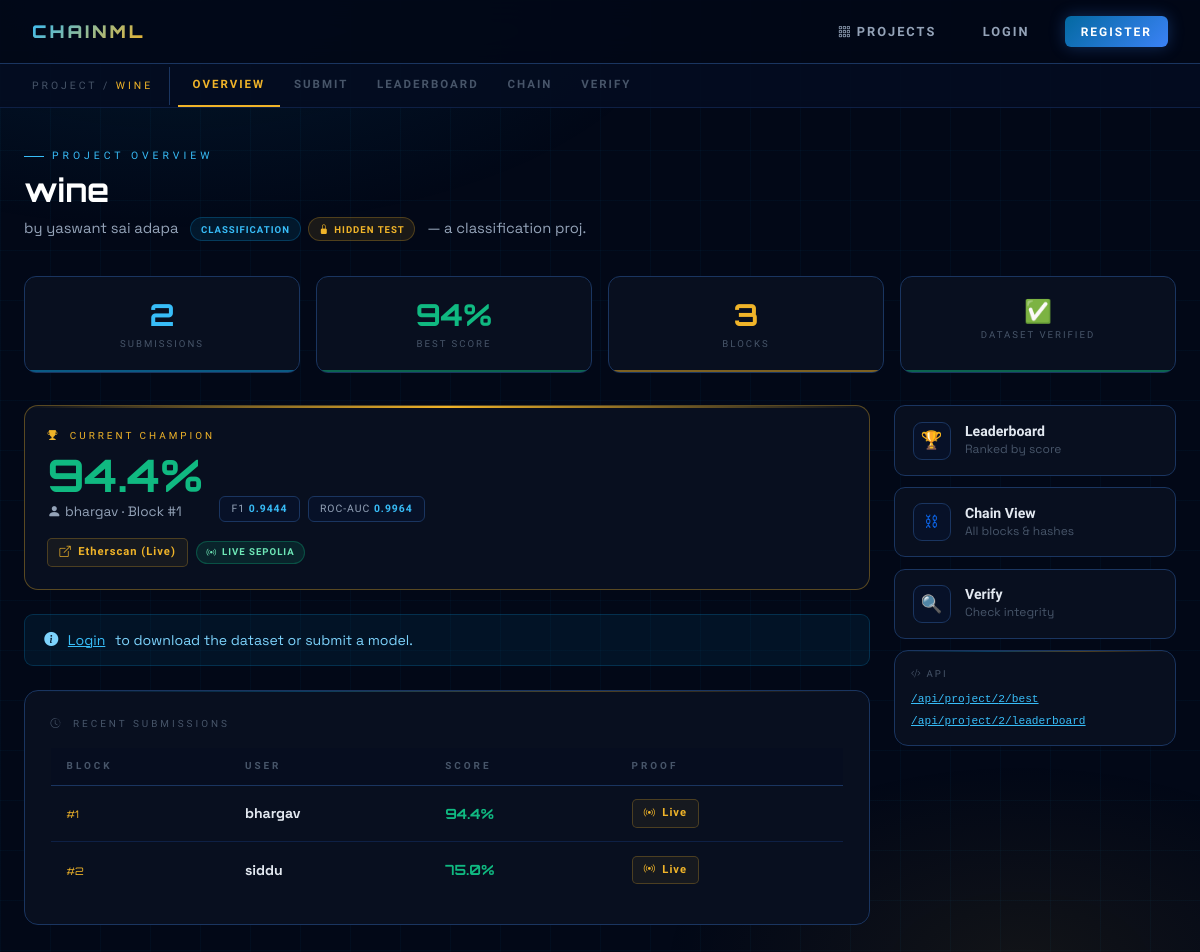
Screenshot of /project/2 with the database file from the repository.
### tables this page shows
CREATE TABLE projects (
        id INTEGER PRIMARY KEY AUTOINCREMENT,
        owner_id INTEGER NOT NULL,
        name TEXT NOT NULL UNIQUE,
        description TEXT DEFAULT '',
        dataset_path TEXT NOT NULL,
        dataset_name TEXT NOT NULL,
        dataset_hash TEXT NOT NULL DEFAULT '',
        test_path TEXT DEFAULT NULL,
        test_name TEXT DEFAULT NULL,
        task_type TEXT NOT NULL DEFAULT 'classification',
        created_at REAL NOT NULL,
        FOREIGN KEY(owner_id) REFERENCES users(id));

CREATE TABLE users (
        id INTEGER PRIMARY KEY AUTOINCREMENT,
        username TEXT NOT NULL UNIQUE,
        email TEXT NOT NULL UNIQUE,
        password_hash TEXT NOT NULL,
        created_at REAL NOT NULL);

CREATE TABLE submissions (
        id INTEGER PRIMARY KEY AUTOINCREMENT,
        project_id INTEGER NOT NULL,
        user_id INTEGER NOT NULL,
        model_filename TEXT NOT NULL,
        model_path TEXT NOT NULL,
        model_hash TEXT NOT NULL,
        verified_accuracy REAL NOT NULL,
        f1_score REAL DEFAULT NULL,
        roc_auc REAL DEFAULT NULL,
        rmse REAL DEFAULT NULL,
        r2_score REAL DEFAULT NULL,
        model_card TEXT DEFAULT '',
        combined_hash TEXT NOT NULL,
        eth_tx_hash TEXT NOT NULL,
        eth_tx_url TEXT NOT NULL,
        eth_mode TEXT NOT NULL DEFAULT 'mock',
        block_index INTEGER NOT NULL,
        previous_hash TEXT NOT NULL,
        submitted_at REAL NOT NULL,
        FOREIGN KEY(project_id) REFERENCES projects(id),
        FOREIGN KEY(user_id) REFERENCES users(id));

### app.py (the view)
@app.route("/project/<int:pid>")
def project_detail(pid):
    project = get_project(pid)
    if not project: return render_template("404.html"), 404
    submissions = get_project_submissions(pid)
    best = submissions[0] if submissions else None
    is_owner = g.user and g.user["id"] == project["owner_id"]
    return render_template("project_detail.html",
        project=project, submissions=submissions, best=best, is_owner=is_owner)

### app.py (called while the page is built)
@app.before_request
def load_user():
    uid = session.get("user_id")
    g.user = get_user_by_id(uid) if uid else None

@app.context_processor
def inject_user():
    return {"current_user": g.user}

### database.py (called while the page is built)
def get_conn():
    conn = sqlite3.connect(DB_PATH)
    conn.row_factory = sqlite3.Row
    conn.execute("PRAGMA foreign_keys = ON")
    return conn

def get_project(pid):
    conn = get_conn()
    row = conn.execute("""SELECT p.*, u.username AS owner_name
        FROM projects p JOIN users u ON p.owner_id=u.id WHERE p.id=?""", (pid,)).fetchone()
    conn.close(); return dict(row) if row else None

def get_project_submissions(pid):
    conn = get_conn()
    rows = conn.execute("""SELECT s.*, u.username FROM submissions s
        JOIN users u ON s.user_id=u.id WHERE s.project_id=?
        ORDER BY s.verified_accuracy DESC, s.submitted_at ASC""", (pid,)).fetchall()
    conn.close(); return [dict(r) for r in rows]

### templates/project_detail.html (shortened to what this page needs)
{% extends "base.html" %}
{% block subnav %}
<div class="chainml-subnav">
  <div class="subnav-label">PROJECT / <span>{{ project.name }}</span></div>
  <a href="/project/{{ project.id }}" class="subnav-tab active">Overview</a>
  <a href="/project/{{ project.id }}/submit" class="subnav-tab">Submit</a>
  <a href="/project/{{ project.id }}/leaderboard" class="subnav-tab">Leaderboard</a>
  <a href="/project/{{ project.id }}/chain" class="subnav-tab">Chain</a>
  <a href="/project/{{ project.id }}/verify" class="subnav-tab">Verify</a>
</div>
{% endblock %}
{% block content %}
<div class="ph">
  <div class="ph-eye">Project Overview</div>
  <h1>{{ project.name }}</h1>
  <p>
    by {{ project.owner_name }}
    <span class="cml-badge {% if project.task_type=='regression' %}badge-reg{% else %}badge-cls{% endif %} ms-2">
      {{ project.task_type or 'classification' }}
    </span>
    {% if project.test_path %}<span class="cml-badge badge-gold ms-1"><i class="bi bi-lock-fill"></i> Hidden Test</span>{% endif %}
    {% if project.description %}<span class="ms-2" style="color:var(--text2)">— {{ project.description }}</span>{% endif %}
  </p>
</div>
<div class="stats-grid">
  <div class="stat-box" style="--glow-color:var(--blue)">
    <span class="stat-num" style="color:var(--blue2)">{{ submissions|length }}</span>
    <span class="stat-lbl">Submissions</span>
  </div>
  <div class="stat-box" style="--glow-color:var(--green)">
    <span class="stat-num" style="color:var(--green)">
      {% if best %}{{ "%.0f"|format(best.verified_accuracy*100) }}{% if project.task_type=='regression' %}R²{% else %}%{% endif %}{% else %}—{% endif %}
    </span>
    <span class="stat-lbl">Best Score</span>
  </div>
  <div class="stat-box" style="--glow-color:var(--gold)">
    <span class="stat-num" style="color:var(--gold)">{{ submissions|length + 1 }}</span>
    <span class="stat-lbl">Blocks</span>
  </div>
  <div class="stat-box" style="--glow-color:var(--green)">
    <span class="stat-num" style="font-size:1.4rem">{% if project.dataset_hash %}✅{% else %}—{% endif %}</span>
    <span class="stat-lbl">Dataset Verified</span>
  </div>
</div>
<div class="main-grid">
  <div>
    {% if best %}
    <div class="champion-card">
      <div style="font-family:var(--raj);font-size:.62rem;letter-spacing:3px;text-transform:uppercase;color:var(--gold);margin-bottom:.6rem">
        <i class="bi bi-trophy-fill me-1"></i> Current Champion
      </div>
      <div style="display:flex;align-items:flex-end;gap:1rem;flex-wrap:wrap;">
        <div>
          <div style="font-family:var(--orb);font-size:2.8rem;font-weight:700;color:var(--green);line-height:1">
            {{ "%.1f"|format(best.verified_accuracy*100) }}{% if project.task_type=='regression' %}<span style="font-size:1.2rem"> R²</span>{% else %}%{% endif %}
          </div>
          <div style="font-size:.85rem;color:var(--text2);margin-top:.25rem">
            <i class="bi bi-person-fill me-1"></i>{{ best.username }} · Block #{{ best.block_index }}
          </div>
        </div>
        <div class="metric-row">
          {% if best.f1_score is not none %}<span class="metric-pill">F1 <span>{{ best.f1_score }}</span></span>{% endif %}
          {% if best.roc_auc is not none %}<span class="metric-pill">ROC-AUC <span>{{ best.roc_auc }}</span></span>{% endif %}
        </div>
      </div>
      <div class="mt-3 d-flex align-items-center gap-2 flex-wrap">
        <a href="{{ best.eth_tx_url }}" target="_blank" class="eth-link">
          <i class="bi bi-box-arrow-up-right"></i>
          {% if best.eth_mode=='real' %}Etherscan (Live){% else %}Etherscan (Mock){% endif %}
        </a>
        {% if best.eth_mode=='mock' %}
        <span class="cml-badge badge-mock">Mock</span>
        {% else %}
        <span class="cml-badge badge-live"><i class="bi bi-broadcast"></i> Live Sepolia</span>
        {% endif %}
      </div>
    </div>
    {% endif %}
    {% if current_user %}
    <div class="d-flex gap-2 flex-wrap mb-4">
      <a href="/project/{{ project.id }}/download" class="cml-btn cml-btn-gold">
        <i class="bi bi-download"></i> Download Dataset
      </a>
      <a href="/project/{{ project.id }}/submit" class="cml-btn cml-btn-primary">
        <i class="bi bi-upload"></i> Submit Model
      </a>
      {% if is_owner %}
      <form method="POST" action="/project/{{ project.id }}/delete" style="display:inline" onsubmit="return confirm('Delete this project?')">
        <button type="submit" class="cml-btn cml-btn-red cml-btn-sm"><i class="bi bi-trash3-fill"></i> Delete</button>
      </form>
      {% endif %}
    </div>
    {% else %}
    <div class="cml-alert cml-alert-info mb-4">
      <i class="bi bi-info-circle-fill"></i>
      <a href="/login" style="color:var(--blue2)">Login</a> to download the dataset or submit a model.
    </div>
    {% endif %}
    {% if submissions %}
    <div class="cml-card">
      <div style="font-family:var(--raj);font-size:.62rem;letter-spacing:3px;text-transform:uppercase;color:var(--muted);margin-bottom:1rem">
        <i class="bi bi-clock-history me-1"></i> Recent Submissions
      </div>
      <table class="cml-table">
        <thead><tr><th>Block</th><th>User</th><th>Score</th><th>Proof</th></tr></thead>
        <tbody>
        {% for s in submissions[:5] %}
        <tr>
          <td><span style="font-family:var(--orb);font-size:.65rem;color:var(--gold)">#{{ s.block_index }}</span></td>
          <td><strong>{{ s.username }}</strong></td>
          <td><span style="font-family:var(--orb);color:var(--green);font-weight:700">{{ "%.1f"|format(s.verified_accuracy*100) }}{% if project.task_type=='regression' %}R²{% else %}%{% endif %}</span></td>
          <td><a href="{{ s.eth_tx_url }}" target="_blank" class="eth-link">{% if s.eth_mode=='real' %}<i class="bi bi-broadcast"></i> Live{% else %}<i class="bi bi-link-45deg"></i> Mock{% endif %}</a></td>
        </tr>
        {% endfor %}
        </tbody>
      </table>
    </div>
    {% endif %}
  </div>
  <div>
    <a href="/project/{{ project.id }}/leaderboard" class="action-tile">
      <div class="tile-icon">🏆</div>
      <div><h5>Leaderboard</h5><p>Ranked by score</p></div>
    </a>
    <a href="/project/{{ project.id }}/chain" class="action-tile">
      <div class="tile-icon">⛓</div>
      <div><h5>Chain View</h5><p>All blocks & hashes</p></div>
    </a>
    <a href="/project/{{ project.id }}/verify" class="action-tile">
      <div class="tile-icon">🔍</div>
      <div><h5>Verify</h5><p>Check integrity</p></div>
    </a>
    <div class="cml-card mt-2" style="padding:1rem">
      <div style="font-family:var(--raj);font-size:.6rem;letter-spacing:2px;text-transform:uppercase;color:var(--muted);margin-bottom:.6rem"><i class="bi bi-code-slash me-1"></i>API</div>
      <a href="/api/project/{{ project.id }}/best" target="_blank" style="display:block;font-size:.7rem;color:var(--blue2);font-family:monospace;margin-bottom:.3rem">/api/project/{{ project.id }}/best</a>
      <a href="/api/project/{{ project.id }}/leaderboard" target="_blank" style="display:block;font-size:.7rem;color:var(--blue2);font-family:monospace">/api/project/{{ project.id }}/leaderboard</a>
    </div>
  </div>
</div>
{% endblock %}

### templates/project_detail.html (style rules this page uses)
.stats-grid { display: grid; grid-template-columns: repeat(4, 1fr); gap: 1rem; margin-bottom: 2rem; }
.stat-box { background: var(--card); border: 1px solid var(--border2); border-radius: 12px; padding: 1.3rem 1rem; text-align: center; position: relative; overflow: hidden; }
.stat-box::after { content: ''; position: absolute; bottom: 0; left: 0; right: 0; height: 2px; background: var(--glow-color, var(--blue3)); opacity: .5; }
.stat-num { font-family: var(--orb); font-size: 1.9rem; font-weight: 700; display: block; line-height: 1.1; }
.stat-lbl { font-family: var(--raj); font-size: .6rem; letter-spacing: 2px; text-transform: uppercase; color: var(--muted); margin-top: .35rem; display: block; }
.main-grid { display: grid; grid-template-columns: 3fr 1fr; gap: 1.5rem; }
.champion-card { background: var(--card); border: 1px solid rgba(240,180,41,.35); border-radius: 14px; padding: 1.4rem; margin-bottom: 1.5rem; position: relative; overflow: hidden; }
.champion-card::before { content: ''; position: absolute; top: 0; left: 0; right: 0; height: 2px; background: linear-gradient(90deg, transparent, var(--gold), transparent); }
.action-tile { display: flex; align-items: center; gap: .9rem; background: var(--card); border: 1px solid var(--border2); border-radius: 11px; padding: .95rem 1.1rem; text-decoration: none; transition: all .22s; margin-bottom: .7rem; }
.action-tile .tile-icon { width: 38px; height: 38px; border-radius: 9px; background: var(--surface); border: 1px solid var(--border2); display: flex; align-items: center; justify-content: center; font-size: 1.1rem; flex-shrink: 0; }
.action-tile h5 { font-family: var(--raj); font-size: .88rem; font-weight: 700; color: var(--text); margin: 0; }
.action-tile p { font-size: .75rem; color: var(--muted); margin: 0; }

### rows the page displays
projects: name "WINE", name "wine", task_type "CLASSIFICATION", description "a classification proj.", id "2"
users: owner_name "yaswant sai adapa"
submissions: best.verified_accuracy*100 "94", best.verified_accuracy*100 "94.4", block_index "1", f1_score "0.9444", roc_auc "0.9964", username "bhargav", s.verified_accuracy*100 "94.4", eth_mode "real" (drawn)
users: username "bhargav"
submissions: block_index "2", username "siddu", s.verified_accuracy*100 "75.0", eth_mode "real" (drawn)

### other values shown
{{ submissions|length }} "2"
{{ submissions|length + 1 }} "3"
